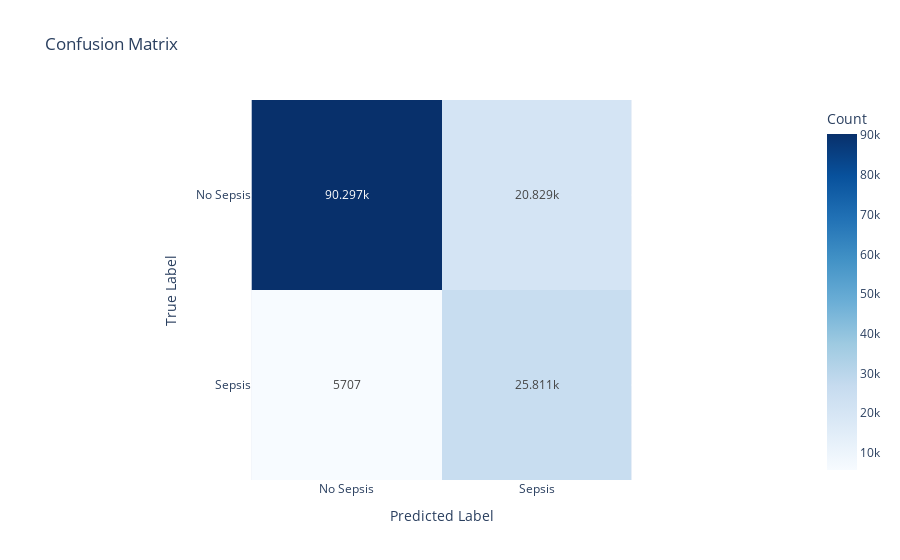

The cell this chart's notebook holds for it:
### Markdown cell above
### Confusion Matrix

### Code cell
# Step 2: Plot the Confusion Matrix with Plotly
conf_matrix = confusion_matrix(y_test, y_pred)
fig_conf_matrix = px.imshow(
    conf_matrix,
    labels=dict(x="Predicted Label", y="True Label", color="Count"),
    x=['No Sepsis', 'Sepsis'],
    y=['No Sepsis', 'Sepsis'],
    title="Confusion Matrix",
    color_continuous_scale='Blues',
    text_auto=True 
)
fig_conf_matrix.show()

### Figure 1 — Plotly figure (JSON) as saved in the notebook; plotly's stock layout.template omitted (floating-point values rounded to 4 significant figures)
{"data": [{"coloraxis": "coloraxis", "hovertemplate": "Predicted Label: %{x}<br>True Label: %{y}<br>Count: %{z}<extra></extra>", "name": "0", "texttemplate": "%{z}", "type": "heatmap", "x": ["No Sepsis", "Sepsis"], "xaxis": "x", "y": ["No Sepsis", "Sepsis"], "yaxis": "y", "z": [[90297, 20829], [5707, 25811]]}], "layout": {"coloraxis": {"colorbar": {"title": {"text": "Count"}}, "colorscale": [[0, "rgb(247,251,255)"], [0.125, "rgb(222,235,247)"], [0.25, "rgb(198,219,239)"], [0.375, "rgb(158,202,225)"], [0.5, "rgb(107,174,214)"], [0.625, "rgb(66,146,198)"], [0.75, "rgb(33,113,181)"], [0.875, "rgb(8,81,156)"], [1, "rgb(8,48,107)"]]}, "title": {"text": "Confusion Matrix"}, "xaxis": {"anchor": "y", "constrain": "domain", "domain": [0, 1], "scaleanchor": "y", "title": {"text": "Predicted Label"}}, "yaxis": {"anchor": "x", "autorange": "reversed", "constrain": "domain", "domain": [0, 1], "title": {"text": "True Label"}}}}
